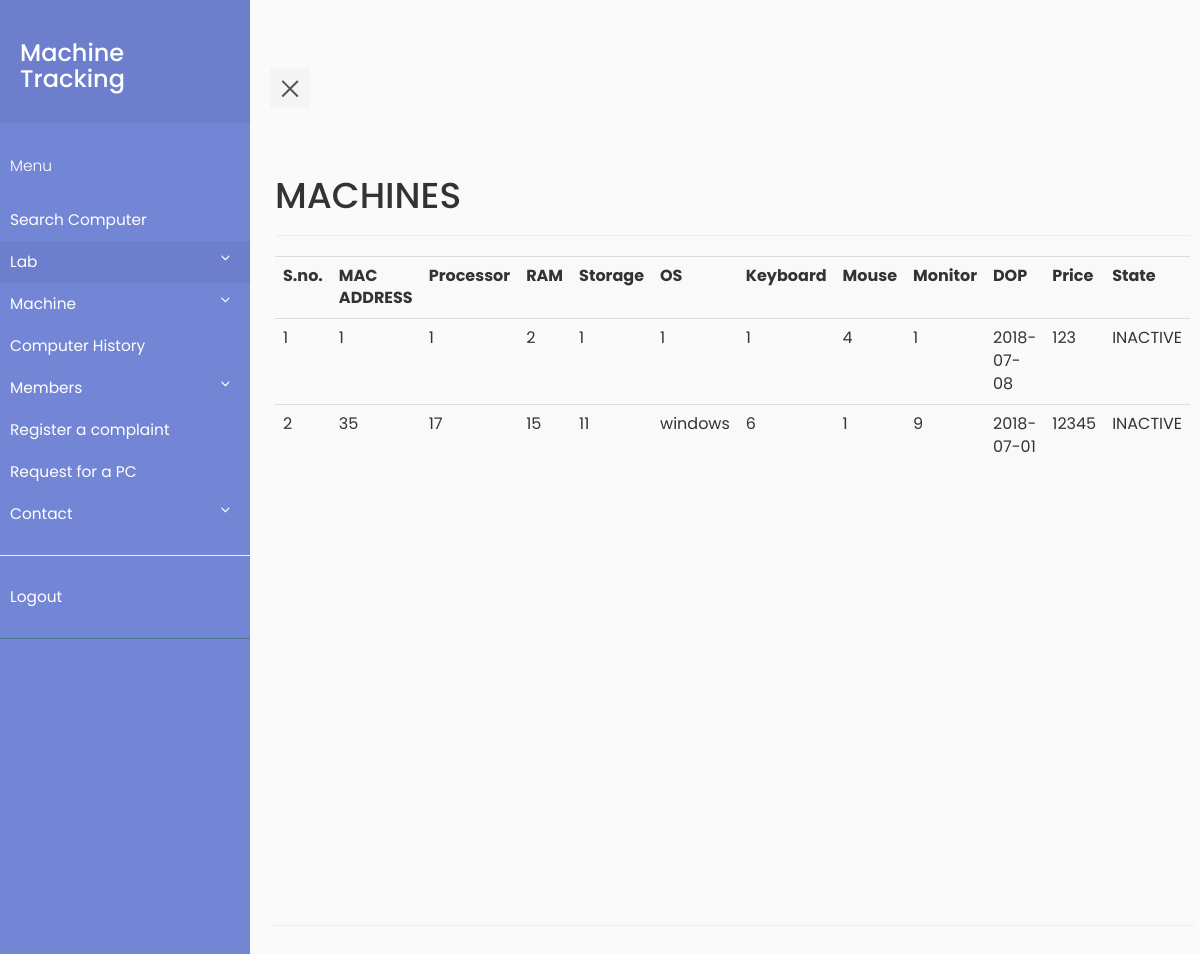
The app's page /MachineTracking/new_machines.php (signed in) with its own data.
### tables this page shows
CREATE TABLE `machine` (
  `machine_id` int(11) NOT NULL,
  `MAC_ADDR` varchar(30) DEFAULT NULL,
  `processor` int(11) NOT NULL,
  `ram` int(11) NOT NULL,
  `memory` int(11) NOT NULL,
  `DOP` date DEFAULT NULL,
  `price` int(11) DEFAULT NULL,
  `state` varchar(10) DEFAULT NULL,
  `os` varchar(30) DEFAULT NULL,
  `monitor` int(11) NOT NULL,
  `keyboard` int(11) NOT NULL,
  `mouse` int(11) NOT NULL,
  `grn` int(11) NOT NULL
);

CREATE TABLE `hardware` (
  `hardware_id` int(11) NOT NULL,
  `company` int(11) DEFAULT NULL,
  `description` int(11) DEFAULT NULL,
  `price` int(11) DEFAULT NULL,
  `grn` int(11) DEFAULT NULL,
  `name` int(11) DEFAULT NULL,
  `state` int(11) NOT NULL,
  `supplier` int(20) DEFAULT NULL
);

### MachineTracking/new_machines.php (the view, shortened to what this page needs)
<?php
    require_once "pdo.php";
?>
<html>
<head>
    <link rel="stylesheet" type="text/css" href="https://maxcdn.bootstrapcdn.com/bootstrap/3.3.7/css/bootstrap.min.css" >
    <link rel="stylesheet" type="text/css" href="style5.css">
</head>
<body>
            <div class="wrapper">
     <?php include "navbar.php" ;?>
         <div class="container-fluid row" id="content">
    <div class="page-header">
    <h1>MACHINES</h1>
    </div>
    <?php
        $stmtcnt = $pdo->query("SELECT COUNT(*) FROM machine ");
        $row = $stmtcnt->fetch(PDO::FETCH_ASSOC);
        if($row['COUNT(*)']!=='0')
        {
            $i=1;
            $stmtread = $pdo->query('SELECT * FROM machine ORDER BY MAC_ADDR');
            echo ("<table class=\"table table-striped\">
                <tr> <th>S.no.</th><th>MAC ADDRESS</th><th>Processor</th><th>RAM</th><th>Storage</th><th>OS</th><th>Keyboard</th><th>Mouse</th><th>Monitor</th><th>DOP</th><th>Price</th> <th>State</th> </tr>");
            while ( $row = $stmtread->fetch(PDO::FETCH_ASSOC) )
            {
                $stmtreadn = $pdo->prepare("SELECT * FROM position where machine_id = :mid");
                $stmtreadn->execute(array(':mid' => $row['machine_id']));
                $rown=$stmtreadn->fetch(PDO::FETCH_ASSOC);
                $processor = $pdo->prepare("SELECT description FROM hardware where hardware_id = :hid");
                $processor->execute(array(':hid' => $row['processor']));
                $processorn = $processor->fetch(PDO::FETCH_ASSOC);
                $ram = $pdo->prepare("SELECT description FROM hardware where hardware_id = :hid");
                $ram->execute(array(':hid' => $row['ram']));
                $ramn = $ram->fetch(PDO::FETCH_ASSOC);
                $memory = $pdo->prepare("SELECT description FROM hardware where hardware_id = :hid");
                $memory->execute(array(':hid' => $row['memory']));
                $memoryn = $memory->fetch(PDO::FETCH_ASSOC);
                $keyboard = $pdo->prepare("SELECT description FROM hardware where hardware_id = :hid");
                $keyboard->execute(array(':hid' => $row['keyboard']));
                $keyboardn = $keyboard->fetch(PDO::FETCH_ASSOC);
                $mouse = $pdo->prepare("SELECT description FROM hardware where hardware_id = :hid");
                $mouse->execute(array(':hid' => $row['mouse']));
                $mousen = $mouse->fetch(PDO::FETCH_ASSOC);
                $monitor = $pdo->prepare("SELECT description FROM hardware where hardware_id = :hid");
                $monitor->execute(array(':hid' => $row['monitor']));
                $monitorn = $monitor->fetch(PDO::FETCH_ASSOC);
                if($rown===FALSE)
                {
                    echo ("<tr>");
                    echo ("<td>");
                    echo($i);
                    echo("</td>");
                    echo ("<td>");
                    echo(htmlentities($row['MAC_ADDR']));
                    echo ("</td>");
                    echo ("<td>");
                    echo(htmlentities($processorn['description']));
                    echo ("</td>");
                    echo ("<td>");
                    echo(htmlentities($ramn['description']));
                    echo ("</td>");
                    echo ("<td>");
                    echo(htmlentities($memoryn['description']));
                    echo ("</td>");
                    echo ("<td>");
                    echo(htmlentities($row['os']));
                    echo ("</td>");
                    echo ("<td>");
                    echo(htmlentities($keyboardn['description']));
                    echo ("</td>");
                    echo ("<td>");
                    echo(htmlentities($mousen['description']));
                    echo ("</td>");
                    echo ("<td>");
                    echo(htmlentities($monitorn['description']));
                    echo ("</td>");
                    echo ("<td>");
                    echo(htmlentities($row['DOP']));
                    echo ("</td>");
                    echo ("<td>");
                    echo(htmlentities($row['price']));
                    echo ("</td>");
                    echo ("<td>");
                    echo(htmlentities($row['state']));
                    echo ("</td>");
                    $i++;
                }
            }
            echo('</table>');
        }
    ?>
    </div>
</body>
</html>

### MachineTracking/style5.css (style rules this page uses)
body { font-family: 'Poppins', sans-serif; background: #fafafa; }
.wrapper { display: flex; align-items: stretch; perspective: 1500px; }
#content { padding: 20px; min-height: 100vh; transition: all 0.3s; }

### records on screen
machine: MAC_ADDR "1", monitor.description "1", ram.description "2", os "1", mouse.description "4", DOP "2018-07-08", price "123", state "INACTIVE"
machine: MAC_ADDR "35", processor.description "17", ram.description "15", memory.description "11", os "windows", keyboard.description "6", mouse.description "1", monitor.description "9", DOP "2018-07-01", price "12345", state "INACTIVE"
